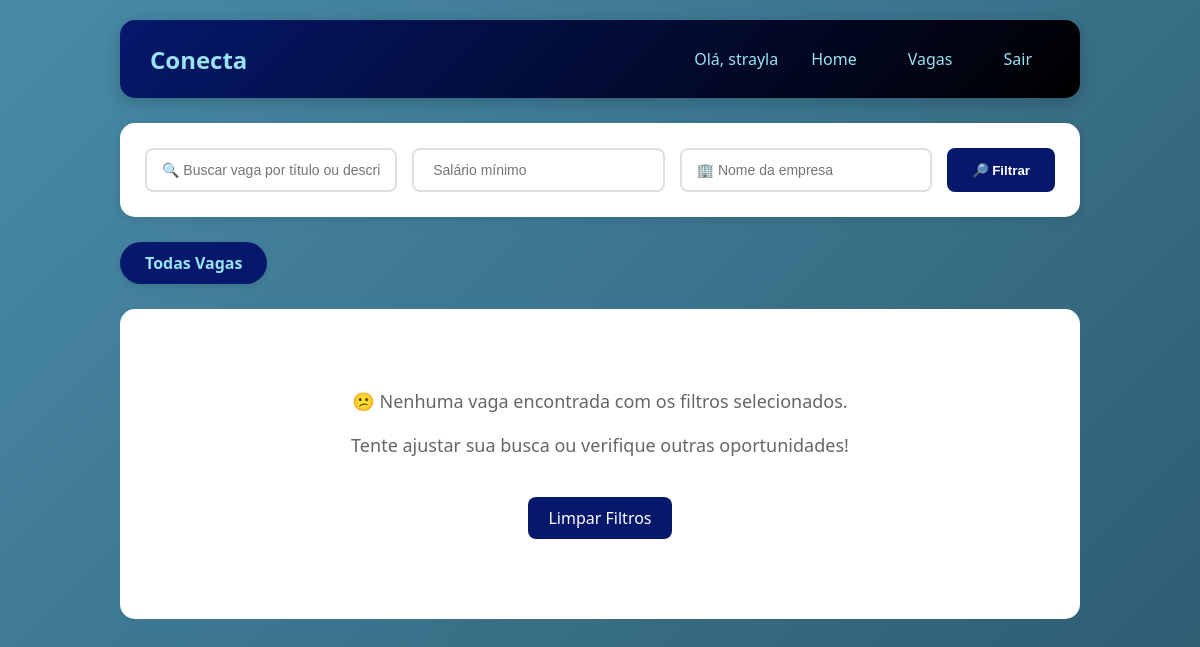
/vagas (signed in), run on an earlier commit of the app's database.
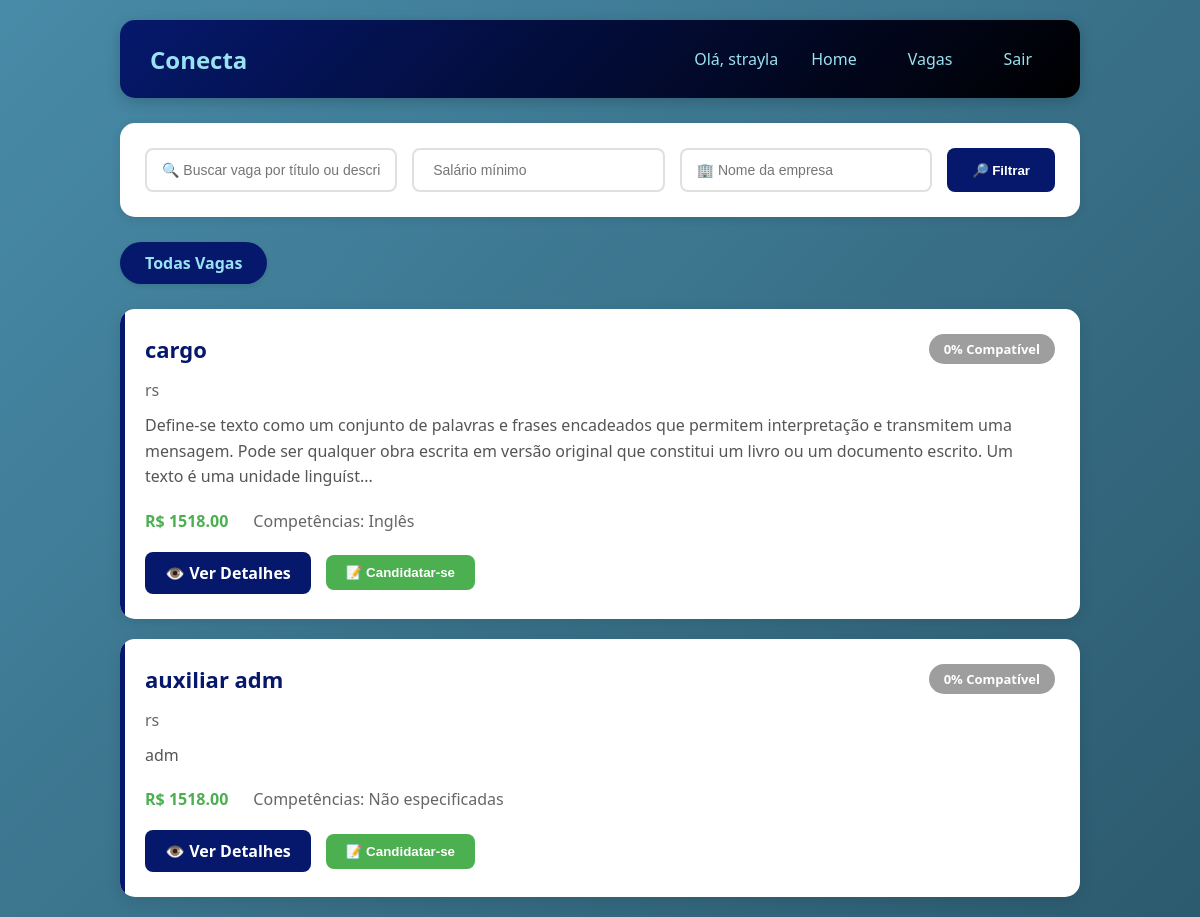
And on a later commit of the database.
### tables this page shows
CREATE TABLE vagas (
        id_vaga INTEGER PRIMARY KEY AUTOINCREMENT,
        titulo TEXT,
        descricao TEXT,
        salario REAL,
        cidade TEXT,
        regime TEXT,
        status TEXT DEFAULT 'ativa',
        data_publicacao TIMESTAMP DEFAULT CURRENT_TIMESTAMP,
        id_empresa INTEGER,
        FOREIGN KEY (id_empresa) REFERENCES empresas (id_empresa)
    );

### routes/vagas.py (the view)
@bp_vagas.route('/vagas')
def listar_vagas():
    if 'usuario_id' not in session :
        return redirect('/')
    busca = request.args.get('busca', '')
    salario_min = request.args.get('salario_min', '')
    empresa = request.args.get('empresa', '')
    salario_min_float = float(salario_min) if salario_min else None
    vagas = Vaga.listar_todas(
        busca=busca if busca else None,
        salario_min=salario_min_float,
        empresa=empresa if empresa else None
    )
    id_funcionario = session['usuario_id']
    from CRUDs.candidatura import CandidaturaCRUD
    vagas_formatadas = []
    for vaga in vagas:
        vaga_dict = dict(vaga)
        vaga_dict['match_percent'] = Match.calcular(id_funcionario, vaga_dict['id_vaga'])
        vaga_dict['candidatou'] = CandidaturaCRUD.verificar_candidatura(id_funcionario, vaga_dict['id_vaga'])
        vagas_formatadas.append(vaga_dict)
    return render_template('vaga/vagas_listar.html', vagas=vagas_formatadas)

### CRUDs/candidatura.py (called while the page is built)
    @staticmethod
    def verificar_candidatura(id_funcionario, id_vaga):
        conn = get_connection()
        try:
            cursor = conn.cursor()
            cursor.execute('''
                SELECT 1 FROM candidaturas
                WHERE id_funcionario = ? AND id_vaga = ?
            ''', (id_funcionario, id_vaga))
            return cursor.fetchone() is not None
        finally:
            conn.close()

    @staticmethod
    def calcular(id_funcionario, id_vaga):
        conn = get_connection()
        try:
            cursor = conn.cursor()
            cursor.execute('SELECT COUNT(*) as total FROM vaga_competencias WHERE id_vaga = ?', (id_vaga,))
            total_vaga = cursor.fetchone()['total']
            if total_vaga == 0:
                return 0
            cursor.execute('''
                SELECT COUNT(*) as match
                FROM funcionario_competencias
                WHERE id_funcionario = ?
                AND id_competencia IN (SELECT id_competencia FROM vaga_competencias WHERE id_vaga = ?)
            ''', (id_funcionario, id_vaga))
            match = cursor.fetchone()['match']
            return round((match / total_vaga) * 100)
        finally:
            conn.close()

### database/connect.py (called while the page is built)
def get_connection():
    conn = sqlite3.connect(Config.DB_PATH)
    conn.execute("PRAGMA foreign_keys = ON;")
    conn.row_factory = sqlite3.Row
    return conn

### models/model_vagas.py (called while the page is built)
    @staticmethod
    def listar_todas(busca=None, salario_min=None, empresa=None, filtros=None):
        if filtros is None:
            filtros = {
                'busca': busca,
                'salario_min': salario_min,
                'empresa': empresa
        }
        return VagaCRUD.listar_todas(filtros)

    @staticmethod
    def calcular(id_funcionario, id_vaga):
        if id_funcionario <= 0 or id_vaga <= 0:
            return 0
        return MatchCRUD.calcular(id_funcionario, id_vaga)

### templates/vaga/vagas_listar.html (shortened to what this page needs)
<!DOCTYPE html>
<html lang="pt-br">
<head>
    <link rel="stylesheet" href="../static/css/vaga/vagas_list.css">
</head>
<body>
{% extends "menu.html" %}
{% block content %}
        <div class="filtros">
            <form method="GET" action="{{ url_for('vagas.listar_vagas') }}">
                <input type="text" name="busca" placeholder="🔍 Buscar vaga por título ou descrição..." value="{{ busca or '' }}">
                <input type="number" name="salario_min" placeholder=" Salário mínimo" value="{{ salario_min or '' }}" step="1000">
                <input type="text" name="empresa" placeholder="🏢 Nome da empresa" value="{{ empresa or '' }}">
                <button type="submit" class="btn-filtrar">🔎 Filtrar</button>
            </form>
        </div>
        <div class="nav-links">
            <a href="{{ url_for('vagas.listar_vagas') }}" class="btn-link {% if request.endpoint == 'vagas.listar_vagas' %}active{% endif %}"> Todas Vagas</a>
        </div>
        <div class="vagas-container">
            {% if vagas %}
                {% for vaga in vagas %}
                    <div class="vaga-card">
                        <div class="vaga-header">
                            <h2>{{ vaga.titulo }}</h2>
                            {%if session.get('tipo') == 'funcionario' %}
                            {% set match = vaga.get('match_percent', 0) %}
                            <div class="match-badge
                                {% if match >= 70 %}high
                                {% elif match >= 40 %}medium
                                {% else %}low{% endif %}">
                                {{ match }}% Compatível
                            </div>
                            {% endif %}
                        </div>
                        <div class="empresa">{{ vaga.empresa_nome }}</div>
                        <p class="descricao">
                            {{ vaga.descricao[:250] }}{% if vaga.descricao|length > 250 %}...{% endif %}
                        </p>
                        <div class="info">
                            <div class="salario">
                                {% if vaga.salario %}
                                    R$ {{ "%.2f"|format(vaga.salario) }}
                                {% else %}
                                    Salário a combinar
                                {% endif %}
                            </div>
                            <div class="competencias">
                                Competências: {{ vaga.competencias or 'Não especificadas' }}
                            </div>
                        </div>
                        <div class="acoes">
                            <a href="{{ url_for('vagas.detalhe_vaga', id_vaga=vaga.id_vaga) }}" class="btn-ver">👁️ Ver Detalhes</a>
                            {% if vaga.get('candidatou') %}
                                <span class="badge-candidatado">✅ Candidatura Enviada</span>
                            {% else %}
                            {% if session.get('tipo') == 'funcionario' %}
                                <form action="{{ url_for('vagas.candidatar_vaga', id_vaga=vaga.id_vaga) }}" method="POST" style="display: inline;">
                                    <button type="submit" class="btn-candidatar">📝 Candidatar-se</button>
                                </form>
                            {% endif %}
                            {% endif %}
                        </div>
                    </div>
                {% endfor %}
            {% else %}
                <div class="sem-vagas">
                    <p>😕 Nenhuma vaga encontrada com os filtros selecionados.</p>
                    <p>Tente ajustar sua busca ou verifique outras oportunidades!</p>
                    <a href="{{ url_for('vagas.listar_vagas') }}" style="display: inline-block; margin-top: 20px; padding: 10px 20px; background: #05186c; color: white; text-decoration: none; border-radius: 8px;">Limpar Filtros</a>
                </div>
            {% endif %}
        </div>
    </div>
{% endblock %}

### templates/menu.html (shortened to what this page needs)
<!DOCTYPE html>
<html lang="pt-br">
<head>
    <link rel="stylesheet" href="{{ url_for('static', filename='css/home/homef.css') }}">
</head>
<body>
    <div class="container">
        <div class="header">
            <div class="logo">Conecta</div>
            <div class="user-info">
                <span>Olá, {{ session.usuario_nome }}</span>
                <a href="/home" class="btn-back">Home</a>
                <a href="/vagas" class="btn-back">Vagas</a>
                <a href="/logout" class="btn-logout">Sair</a>
            </div>
        </div>
        <div class="content">
            {% block content %}
            {% endblock %}
        </div>
</body>
</html>

### static/css/vaga/vagas_list.css (style rules this page uses)
* { margin: 0; padding: 0; box-sizing: border-box; }
body { font-family: 'Segoe UI', Tahoma, Geneva, Verdana, sans-serif; background: linear-gradient(135deg, #488BA8 0%, #2c5a6e 100%); min-height: 100vh; }
.container { max-width: 1000px; margin: 0 auto; padding: 20px; }
.header { background: linear-gradient(135deg, #05186c 0%, #000000 100%); color: #99E2F2; padding: 20px 30px; border-radius: 15px; display: flex; justify-content: space-between; align-items: center; margin-bottom: 25px; box-shadow: 0 4px 15px rgba(0,0,0,0.2); }
.user-info { display: flex; gap: 15px; align-items: center; }
.user-info span { font-weight: 500; }
.btn-back, .btn-logout { color: #99E2F2; text-decoration: none; padding: 8px 18px; border-radius: 8px; transition: all 0.3s; font-weight: 500; }
.filtros { background: white; padding: 25px; border-radius: 15px; margin-bottom: 25px; box-shadow: 0 2px 10px rgba(0,0,0,0.1); }
.filtros form { display: flex; gap: 15px; flex-wrap: wrap; }
.filtros input { flex: 1; min-width: 200px; padding: 12px 15px; border: 2px solid #e0e0e0; border-radius: 8px; font-size: 14px; transition: border-color 0.3s; }
.btn-filtrar { background: #05186c; color: white; border: none; padding: 12px 25px; border-radius: 8px; cursor: pointer; font-weight: bold; transition: all 0.3s; }
.nav-links { display: flex; gap: 15px; margin-bottom: 25px; flex-wrap: wrap; }
.btn-link { padding: 10px 25px; background: white; color: #05186c; text-decoration: none; border-radius: 25px; font-weight: 600; transition: all 0.3s; box-shadow: 0 2px 5px rgba(0,0,0,0.1); }
.btn-link.active { background: #05186c; color: #99E2F2; }
.vagas-container { display: grid; gap: 20px; }
.vaga-card { background: white; border-radius: 15px; padding: 25px; box-shadow: 0 4px 15px rgba(0,0,0,0.1); transition: all 0.3s; position: relative; overflow: hidden; }
.vaga-card::before { content: ''; position: absolute; top: 0; left: 0; width: 5px; height: 100%; background: #05186c; }
.vaga-header { display: flex; justify-content: space-between; align-items: center; margin-bottom: 15px; flex-wrap: wrap; gap: 10px; }
.vaga-header h2 { color: #05186c; font-size: 22px; }
.match-badge { padding: 6px 15px; border-radius: 25px; color: white; font-size: 13px; font-weight: bold; }
.match-badge.low { background: #9E9E9E; }
.empresa { color: #666; margin-bottom: 12px; font-weight: 500; }
.descricao { color: #555; margin-bottom: 20px; line-height: 1.6; }
.info { display: flex; gap: 25px; margin-bottom: 20px; flex-wrap: wrap; }
.salario { color: #4CAF50; font-weight: bold; }
.competencias { color: #666; }
.acoes { display: flex; gap: 15px; align-items: center; flex-wrap: wrap; }
.btn-ver { background: #05186c; color: white; padding: 10px 20px; border-radius: 8px; text-decoration: none; font-weight: 600; transition: all 0.3s; display: inline-block; }
.btn-candidatar { background: #4CAF50; color: white; padding: 10px 20px; border: none; border-radius: 8px; cursor: pointer; font-weight: 600; transition: all 0.3s; }

### static/css/home/homef.css (style rules this page uses)
* { margin: 0; padding: 0; box-sizing: border-box; }
body { font-family: 'Segoe UI', Tahoma, Geneva, Verdana, sans-serif; background: linear-gradient(135deg, #488BA8 0%, #2c5a6e 100%); min-height: 100vh; }
.container { max-width: 1000px; margin: 0 auto; padding: 20px; }
.header { background: linear-gradient(135deg, #05186c 0%, #000000 100%); color: #99E2F2; padding: 20px 30px; border-radius: 15px; display: flex; justify-content: space-between; align-items: center; margin-bottom: 25px; box-shadow: 0 4px 15px rgba(0,0,0,0.2); }
.logo { font-size: 24px; font-weight: bold; color: #99E2F2; }
.user-info { display: flex; gap: 15px; align-items: center; margin-left: auto; }
.user-info span { font-weight: 500; }
.btn-back, .btn-logout { color: #99E2F2; text-decoration: none; padding: 8px 18px; border-radius: 8px; transition: all 0.3s; font-weight: 500; }

What changed in the data, as far as the page shows it:
added vagas: titulo "cargo", match "0", empresa_nome "rs", descricao "Define-se texto como um conjunto de palavras e frases encadeados que permitem interpretação e transmitem uma mensagem. Pode ser qualquer obra escrita em versão original que constitui um livro ou um documento escrito. Um texto é uma unidade linguíst", salario "1518.00", competencias "Inglês"
added vagas: titulo "auxiliar adm", match "0", empresa_nome "rs", descricao "adm", salario "1518.00", competencias "Não especificadas"
Also different on the page:
text no longer shown: "😕 Nenhuma vaga encontrada com os filtros selecionados. Tente ajustar sua busca ou verifique outras oportunidades! Limpar Filtros"
